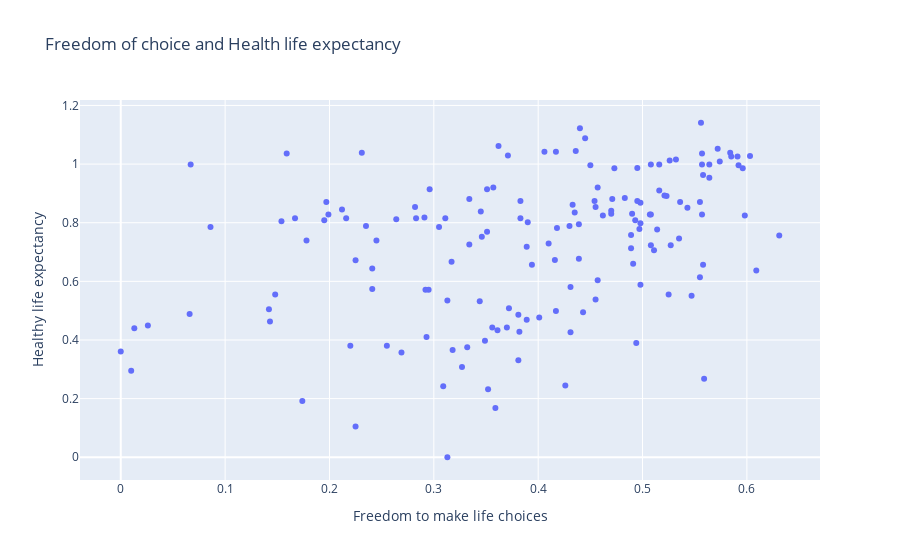

Write notebook code for a chart like this one.
### Code cell
fig = px.scatter(health_freedom, x="Freedom to make life choices", y="Healthy life expectancy", title='Freedom of choice and Health life expectancy')
fig.show()

### Figure 1 — Plotly figure (JSON) as saved in the notebook; plotly's stock layout.template omitted (floating-point values rounded to 4 significant figures; data arrays with more than 128 entries replaced by an {"elided": "..."} marker saying what was removed)
{"data": [{"hovertemplate": "Freedom to make life choices=%{x}<br>Healthy life expectancy=%{y}<extra></extra>", "legendgroup": "", "marker": {"color": "#636efa", "symbol": "circle"}, "mode": "markers", "name": "", "showlegend": false, "type": "scatter", "x": {"elided": "156 float values"}, "xaxis": "x", "y": {"elided": "156 float values"}, "yaxis": "y"}], "layout": {"legend": {"tracegroupgap": 0}, "title": {"text": "Freedom of choice and Health life expectancy"}, "xaxis": {"anchor": "y", "domain": [0, 1], "title": {"text": "Freedom to make life choices"}}, "yaxis": {"anchor": "x", "domain": [0, 1], "title": {"text": "Healthy life expectancy"}}}}
